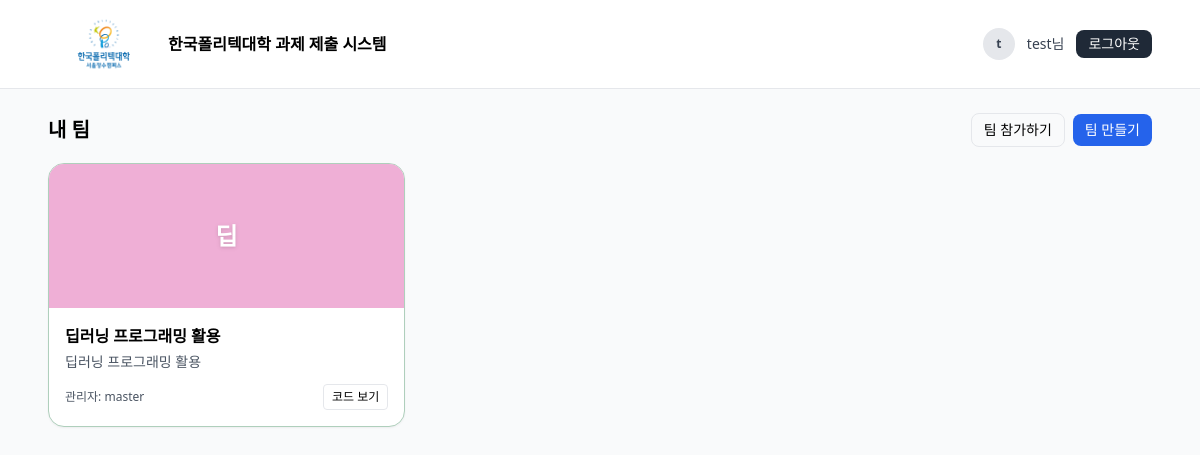
Screenshot of / (signed in) with the database file from the repository.
### submit/models.py (models this page shows, shortened)
class Team(models.Model):
    owner = models.ForeignKey(
        User, on_delete=models.CASCADE, related_name="owned_teams", verbose_name="소유자(교수)"
    )
    name = models.CharField("팀명", max_length=100)
    description = models.TextField("설명", blank=True)
    join_code = models.CharField("팀코드", max_length=6, unique=True, editable=False)
    join_code_generated_at = models.DateTimeField("팀코드 발급일시", auto_now_add=True)
    created_at = models.DateTimeField("생성일시", auto_now_add=True)
    updated_at = models.DateTimeField("수정일시", auto_now=True)
    cover = models.ImageField("대표 이미지", upload_to="team_covers/", blank=True, null=True)
    class Meta:
        verbose_name = "팀"
        verbose_name_plural = "팀"
        constraints = [
            models.UniqueConstraint(fields=["owner", "name"], name="uq_team_owner_name"),
        ]
        ordering = ["name"]

### submit/views.py (the view)
# urls.py: path('', views.teacher_team_list, name='root'),
@login_required
def teacher_team_list(request):
    teams = (
        Team.objects.filter(
            Q(owner=request.user) |
            Q(memberships__student=request.user, memberships__status="APPROVED")
        )
        .distinct()
        .order_by("name")
    )
    return render(request, "teams/teacher_team_list.html", {"teams": teams})

### templates/teams/teacher_team_list.html (shortened to what this page needs)
{% extends 'base.html' %}
{% block content %}
<div class="flex items-center justify-between mb-4">
  <h1 class="text-xl font-semibold">내 팀</h1>
  <div class="flex items-center gap-2">
    <a href="{% url 'team_join_page' %}" class="px-3 py-1.5 rounded-lg border text-sm hover:bg-gray-50">팀 참가하기</a>
    <a href="{% url 'create_team' %}" class="px-3 py-1.5 rounded-lg bg-blue-600 text-white text-sm hover:bg-blue-500">팀 만들기</a>
  </div>
</div>
{% if teams %}
  <div class="grid sm:grid-cols-2 lg:grid-cols-3 gap-4">
    {% for t in teams %}
    <div class="rounded-2xl border bg-white shadow-sm overflow-hidden">
    {% if t.cover %}
      <a href="{% url 'team_detail' team_id=t.id %}">
        <img src="{{ t.cover.url }}" alt="{{ t.name }}" class="w-full h-36 object-cover rounded-t-2xl">
      </a>
    {% else %}
      <a href="{% url 'team_detail' team_id=t.id %}">
        <div class="w-full h-36 flex items-center justify-center rounded-b-none"
            data-color-seed="{{ t.id }}-{{ t.name|default:'' }}">
          <span class="text-2xl font-semibold text-white drop-shadow">
            {{ t.name|slice:":1"|upper }}
          </span>
        </div>
      </a>
    {% endif %}
      <div class="p-4">
        <div class="flex items-center justify-between">
          <a href="{% url 'team_detail' team_id=t.id %}" class="font-semibold hover:underline">{{ t.name }}</a>
        </div>
        {% if t.description %}
          <p class="mt-1 text-sm text-gray-600 line-clamp-2">{{ t.description }}</p>
        {% endif %}
        <div class="mt-3 flex items-center justify-between">
          <div class="text-xs text-gray-600">
            관리자: {{ t.owner.get_full_name|default:t.owner.username }}
          </div>
          <button type="button"
                  class="text-xs px-2 py-1 rounded border hover:bg-gray-50"
                  data-open-code="{{ t.id }}">
            코드 보기
          </button>
        </div>
      </div>
    </div>
    {% endfor %}
  </div>
{% endif %}
{% endblock %}

### templates/base.html (shortened to what this page needs)
<!doctype html>
<html lang="ko">
<head>
  {% load static %}
  <script src="https://cdn.tailwindcss.com"></script>
</head>
<body class="bg-gray-50">
  <header class="bg-white border-b border-gray-200">
    <div class="max-w-6xl mx-auto flex items-center justify-between px-6 py-3">
        <div class="flex items-center gap-2">
        <a href="{% url 'teacher_team_list' %}" class="flex items-center gap-2">
            <img src="{% static 'img/polytech.png' %}" alt="logo" class="h-[64px] w-auto" />
            <span class="font-semibold">한국폴리텍대학 과제 제출 시스템</span>
        </a>
        </div>
    <div class="flex items-center gap-3">
    {% if request.user.is_authenticated %}
        <span class="inline-flex h-8 w-8 items-center justify-center rounded-full bg-gray-200 text-xs font-semibold text-gray-700">
        {{ request.user.get_full_name|default:request.user.username|first }}
        </span>
    {% if request.user.is_authenticated %}
      {% with sp=request.user.studentprofile|default_if_none:None %}
        {% if sp and request.user.first_name %}
          <span class="text-sm text-gray-700">{{ sp.student_id }} {{ request.user.first_name }}님</span>
        {% elif request.user.first_name %}
          <span class="text-sm text-gray-700">{{ request.user.first_name }}님</span>
        {% else %}
          <span class="text-sm text-gray-700">{{ request.user.username }}님</span>
        {% endif %}
      {% endwith %}
        <form method="post" action="{% url 'logout' %}">
        <button class="px-3 py-1 rounded-lg bg-gray-800 text-white text-sm hover:bg-gray-700" type="submit">
            로그아웃
        </button>
        </form>
    {% else %}
        <a href="{% url 'login' %}" class="px-3 py-1 rounded-lg bg-blue-600 text-white text-sm hover:bg-blue-500">
        로그인
        </a>
    {% endif %}
    {% else %}
        <a href="{% url 'login' %}" class="px-3 py-1 rounded-lg bg-blue-600 text-white text-sm hover:bg-blue-500">
        로그인
        </a>
    {% endif %}
    </div>
  </header>
  <main class="max-w-6xl mx-auto px-6 py-6">
    {% block content %}{% endblock %}
  </main>
</body>
</html>

### rows the page displays
Team: name "딥", name "딥러닝 프로그래밍 활용", description "딥러닝 프로그래밍 활용", owner.get_full_name "master"

### other values shown
{{ request.user.get_full_name|default:request.user.username|first }} "t"
{{ request.user.username }} "test"
